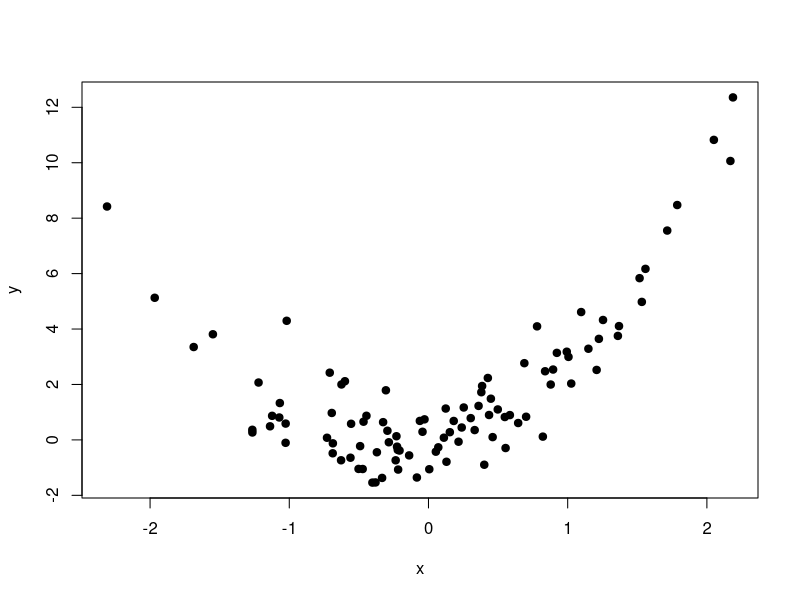

Source code (R):
set.seed(123) 

x = rnorm(100) 

y = x + 2*x^2 + rnorm(100) 

mydata= data.frame(x,y) 

plot(x,y,xlab="x", ylab="y", pch=19)
